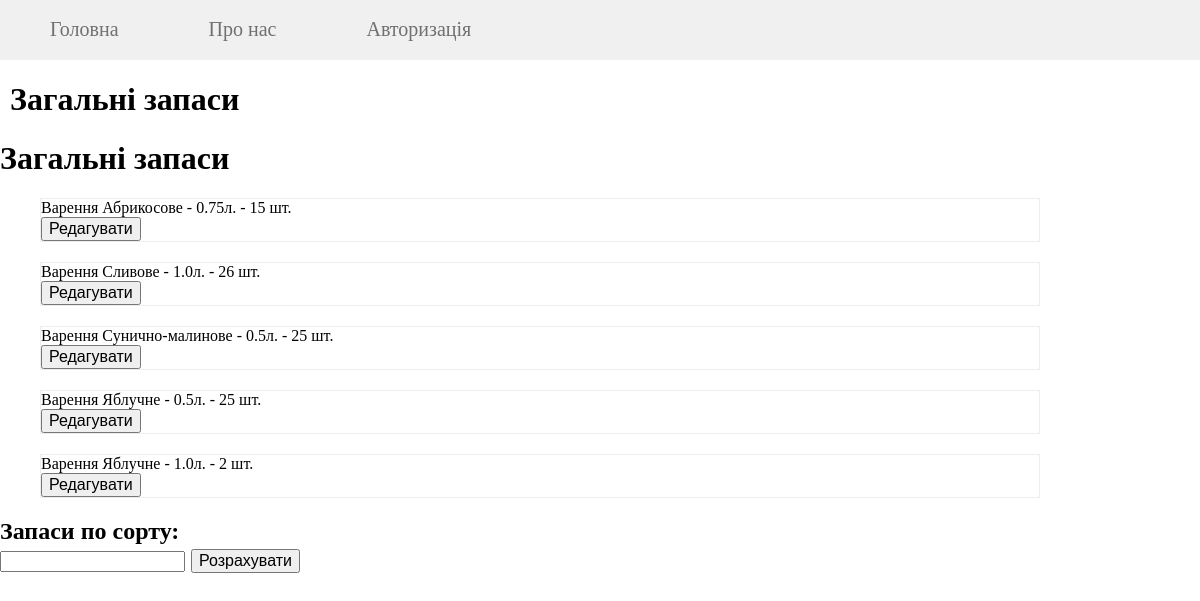
The page /total (signed in) on the database its author committed.
### tables this page shows
CREATE TABLE mainmenu (
menu_Id integer PRIMARY KEY AUTOINCREMENT,
name text NOT NULL,
url text NOT NULL
);

CREATE TABLE warehouse (
wh_Id integer PRIMARY KEY AUTOINCREMENT,
conf_name text NOT NULL,
product_year integer NOT NULL,
volume float NOT NULL,
amount integer NOT NULL
);

### warehouse.py (the view)
@flapp.route("/total")
@login_required
def foo_pageTotal():
    menu = dbase.getMenu()
    conf_total = dbase.getTotal()
    if not conf_total:
        abort(404)
    return render_template('total.html',
                           title='Загальні запаси',
                           menu=menu,
                           conf_total=conf_total)

### FDataBase.py (called while the page is built)
    def getMenu(self):
        sql = "SELECT * FROM mainmenu"
        try:
            self.__cur.execute(sql)
            res = self.__cur.fetchall()
            if res:
                return res
        except:
            print("Помилка")
        return []

    def getTotal(self):
        sql = "SELECT wh_Id, conf_name, volume, amount FROM warehouse GROUP BY conf_name,volume"
        try:
            self.__cur.execute(sql)     # запит в БД
            total = self.__cur.fetchall()  # повернення результату вибірки
            if total:
                return total  # якщо є - повертаємо
        except sqlite3.Error as e:
            print("Помилка" + str(e))
        return []

    def getUser(self, user_id):
        try:
            self.__cur.execute("SELECT * FROM users WHERE id = :1 LIMIT 1", (user_id,))
            res = self.__cur.fetchone()
            if not res:
                print("Користувач не знайдений")
                return False
            return res
        except sqlite3.Error as e:
            print("Помилка " + str(e))
        return False

### UserLogin.py (called while the page is built)
    def fromDB(self, user_id, dbase):
        self.__user = dbase.getUser(user_id)
        return self

### warehouse.py (called while the page is built)
@login_manager.user_loader
def load_user(user_id):
    print("load_user works>>>", user_id)
    userload = UserLogin().fromDB(user_id, dbase)
    return userload

def connect_db():
    conn = sqlite3.connect(flapp.config['DATABASE'])
    conn.row_factory = sqlite3.Row
    return conn

def get_db_link():
    if not hasattr(g, 'link_db'):
        g.link_db = connect_db()
    return g.link_db

@flapp.before_request
def before_request():
    global dbase
    db_link = get_db_link()           # отримання зв'язку з базою даних (g.link_db)
    dbase = FDataBase(db_link)   # екземпляр класу FDataBase з переданим йому зв'язком з базою даних

### templates/total.html (shortened to what this page needs)
{% extends 'base.html' %}
{% block content %}
{{ super() }}
<h1>{{title}}</h1>
<ul class="list-posts">
{% for i in conf_total %}
    <li> Варення {{i.conf_name}} - {{i.volume}}л. - {{i.amount}} шт.
        <form action="{{url_for('foo_itemEdit')}}" method="post" class="form-contact">
            <input type="submit" value="Редагувати" />
        </form>
    </li>
{% endfor %}
</ul>
<h2>Запаси по сорту:
    <form action="{{url_for('foo_getSort')}}" method="post" class="form-contact">
            <input type="text" name="sort" value='' required />
            <input type="submit" value="Розрахувати" />
    </form>
</h2>
{% endblock content %}

### templates/base.html (shortened to what this page needs)
<!DOCTYPE html>
<html>
<head>
<link type="text/css" href="{{url_for('static', filename='css/styles.css')}}" rel="stylesheet" />
</head>
<body>
{% block content -%}
	{%- block mainmenu -%}
	<ul class = "mainmenu">
		{%for m in menu %}
		<li><a href="{{m.url}}">{{m.name}}</a></li>
		{%endfor%}
	</ul>
	{% endblock mainmenu -%}
	<div class = "content">
		{% if title -%}
		<h1>{{ title }}</h1>
		{% endif %}
	</div>
{% endblock content -%}
</body>
</html>

### static/css/styles.css (style rules this page uses)
html, body { font- family: 'Arial'; margin: 0; padding: 0; height: 100%; width: 100%; }
a { color: #0059b2; text-decoration: none; }
ul.mainmenu { list-style: none; background: #F0F0F0; height: 60px; margin: 0; padding: 0; color: #fdc073; font-size: 20px; overflow: hidden; }
ul.mainmenu li { float: left; margin: 18px 40px 0 50px; }
ul.mainmenu li a { color: #707070; text-decoration: none; }
div.content { margin: 10px; }
.form-contact input[type=submit], textarea { font-size: 16px; }
ul.list-posts { list-style: none; margin: 0; padding 0; max-width: 1000px; }
ul.list-posts li { margin: 20px 0 0 0; border: 1px solid #eee; }

### rows shown on the page
mainmenu: name "Головна"
mainmenu: name "Про нас"
mainmenu: name "Авторизація"
warehouse: conf_name "Абрикосове", volume "0.75", amount "15"
warehouse: conf_name "Сливове", volume "1.0", amount "26"
warehouse: conf_name "Сунично-малинове", volume "0.5", amount "25"
warehouse: conf_name "Яблучне", volume "0.5", amount "25"
warehouse: conf_name "Яблучне", volume "1.0", amount "2"

### other values the page prints
{{ title }} "Загальні запаси"
